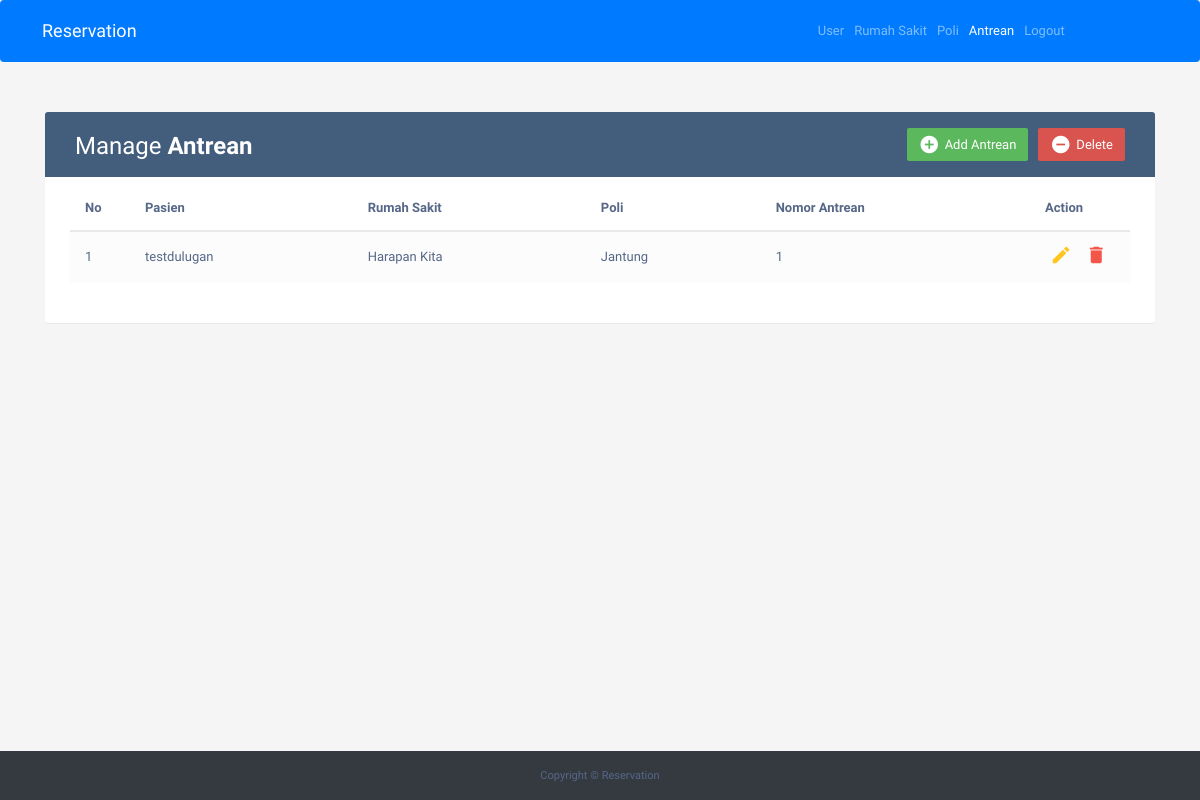
/index.php/admin/antrean, run on the app's committed database.
### tables this page shows
CREATE TABLE `antrean` (
  `id_antrean` int(3) NOT NULL,
  `nama_lengkap` varchar(50) NOT NULL,
  `nama_rs` varchar(255) NOT NULL,
  `poli` varchar(255) NOT NULL,
  `no_antrean` varchar(255) NOT NULL
);

### application/controllers/admin.php (called while the page is built, shortened)
<?php
    class Admin extends CI_Controller{
        function __construct(){
            $this->load->model('m_admin');
            $this->load->helper('url');
        }
        function antrean(){
            $data['rumah_sakit'] = $this->m_admin->tampil_data_rs()->result();
            $data['antrean'] = $this->m_admin->tampil_data_antrean()->result();
            $data['poli'] = $this->m_admin->tampil_data_poli()->result();
            $this->load->view('antrean',$data);
        }
    }
?>

### index.php (called while the page is built, shortened)
<?php
require_once BASEPATH.'core/CodeIgniter.php';

### application/models/m_admin.php (called while the page is built, shortened)
<?php
class M_admin extends CI_Model{
    function tampil_data_antrean(){
        return $this->db->get('antrean');
    }
}

### application/views/antrean.php (the view, shortened to what this page needs)
<!DOCTYPE html>
<html lang="en">
	<head>
		<link rel="stylesheet" href="https://maxcdn.bootstrapcdn.com/bootstrap/4.0.0/css/bootstrap.min.css">
		<link rel="stylesheet" href="https://maxcdn.bootstrapcdn.com/font-awesome/4.7.0/css/font-awesome.min.css">
		<link rel="stylesheet" href="https://maxcdn.bootstrapcdn.com/bootstrap/3.3.7/css/bootstrap.min.css">
		<link rel="stylesheet" type="text/css" href="<?php include('assets/css/footer.css')?>">
	</head>
	<body>
        <nav class="navbar navbar-expand-lg navbar-dark bg-primary">
        <div class="position">
            <a class="navbar-brand" href="#">Reservation</a>
        </div>
        <div class="collapse navbar-collapse" id="navbarNavAltMarkup">
            <div class="navbar-nav">
                <a class="nav-item nav-link" href="<?php echo base_url('admin')?>">User<span class="sr-only">(current)</span></a>
                <a class="nav-item nav-link" href="<?php echo base_url('admin/rumah_sakit')?>">Rumah Sakit</a>
                <a class="nav-item nav-link" href="<?php echo base_url('admin/poli')?>">Poli</a>
                <a class="nav-item nav-link active ml-auto" href="<?php echo base_url('admin/antrean')?>">Antrean</a>
                <a class="nav-item nav-link" href="<?php echo base_url('login/logout'); ?>">Logout</a>
            </div>
        </div>
        </nav>
		<div class="container">
			<div class="table-wrapper">
				<div class="table-title">
					<div class="row">
						<div class="col-sm-6">
							<h2>Manage <b>Antrean</b></h2>
						</div>
						<div class="col-sm-6">
                            <a href="#deleteEmployeeModalWhole" class="btn btn-danger" data-toggle="modal"><i class="material-icons">&#xE15C;</i> <span>Delete</span></a>
                            <a href="#addEmployeeModal" class="btn btn-success" data-toggle="modal"><i class="material-icons">&#xE147;</i> <span>Add Antrean</span></a>
						</div>
					</div>
				</div>
				<table class="table table-striped table-hover">
				<thead>
						<tr>
							<th>No</th>
							<th>Pasien</th>
							<th style="width: 22%;">Rumah Sakit</th>
							<th>Poli</th>
							<th>Nomor Antrean</th>
							<th>Action</th>
						</tr>
					</thead>
					<?php
						$no = 1;
						foreach($antrean as $u){
					?>
					<tbody>
						<tr>
							<td> <?php echo $no++ ?> </td>
							<td> <?php echo $u->nama_lengkap ?> </td>
							<td> <?php echo $u->nama_rs ?> </td>
							<td> <?php echo $u->poli ?> </td>
							<td> <?php echo $u->no_antrean ?> </td>
							<td>
                                <a href="#editEmployeeModal<?php echo $u->id_antrean;?>" class="edit" data-toggle="modal"><i class="material-icons" data-toggle="tooltip" title="Edit">&#xE254;</i></a>
                                <a href="#deleteEmployeeModal<?php echo $u->id_antrean;?>" class="delete" data-toggle="modal"><i class="material-icons" data-toggle="tooltip" title="Delete">&#xE872;</i></a>
                            </td>
						</tr>
					</tbody>
					<?php } ?>
				</table>
			</div>
		</div>
		<?php include('template/footer.php')?>
    </body>
</html>

### application/views/antrean.php (style rules this page uses)
body { color: #566787; background: #f5f5f5; font-family: 'Varela Round', sans-serif; font-size: 13px; }
.table-wrapper { background: #fff; padding: 20px 25px; margin: 30px 0; border-radius: 3px; box-shadow: 0 1px 1px rgba(0,0,0,.05); }
.position { margin-left:16px; margin-right:54%; }
.table-title { padding-bottom: 15px; background: #435d7d; color: #fff; padding: 16px 30px; margin: -20px -25px 10px; border-radius: 3px 3px 0 0; }
.table-title h2 { margin: 5px 0 0; font-size: 24px; }
.table-title .btn { color: #fff; float: right; font-size: 13px; border: none; min-width: 50px; border-radius: 2px; border: none; outline: none !important; margin-left: 10px; }
.table-title .btn i { float: left; font-size: 21px; margin-right: 5px; }
.table-title .btn span { float: left; margin-top: 2px; }
table.table tr th, table.table tr td { border-color: #e9e9e9; padding: 12px 15px; vertical-align: middle; }
table.table tr th:first-child { width: 60px; }
table.table tr th:last-child { width: 100px; }
table.table-striped tbody tr:nth-of-type(odd) { background-color: #fcfcfc; }
table.table td:last-child i { opacity: 0.9; font-size: 22px; margin: 0 5px; }
table.table td a { font-weight: bold; color: #566787; display: inline-block; text-decoration: none; outline: none !important; }
table.table td a.edit { color: #FFC107; }
table.table td a.delete { color: #F44336; }
table.table td i { font-size: 19px; }

### data on the page
antrean: nama_lengkap "testdulugan", nama_rs "Harapan Kita", poli "Jantung", no_antrean "1"
